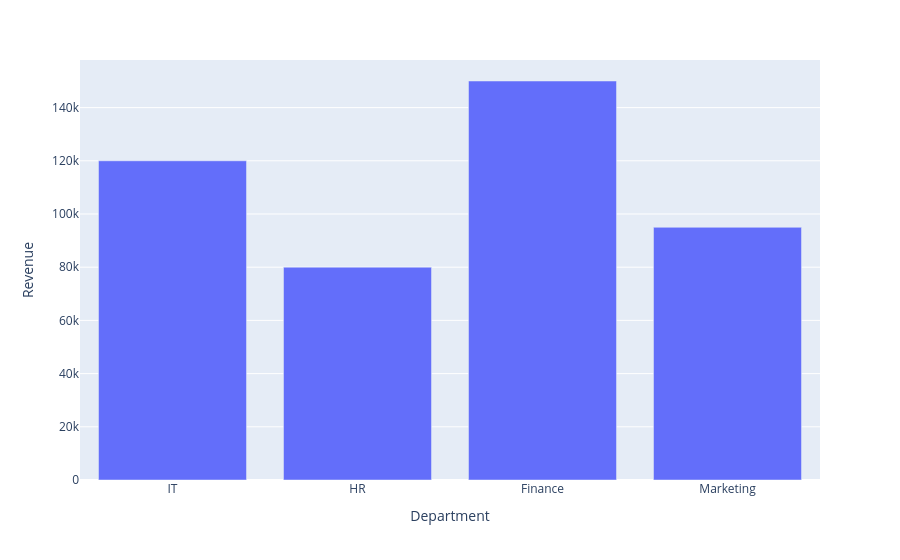

Notebook code for this chart:
### Code cell
df = pd.DataFrame({
    "Department": ["IT", "HR", "Finance", "Marketing"],
    "Revenue": [120000, 80000, 150000, 95000]
})
fig = px.bar(df,x = "Department",y = "Revenue")
fig.show()

### Figure 1 — Plotly figure (JSON) as saved in the notebook; plotly's stock layout.template omitted (floating-point values rounded to 4 significant figures)
{"data": [{"alignmentgroup": "True", "hovertemplate": "Department=%{x}<br>Revenue=%{y}<extra></extra>", "legendgroup": "", "marker": {"color": "#636efa", "pattern": {"shape": ""}}, "name": "", "offsetgroup": "", "orientation": "v", "showlegend": false, "textposition": "auto", "type": "bar", "x": ["IT", "HR", "Finance", "Marketing"], "xaxis": "x", "y": [120000, 80000, 150000, 95000], "yaxis": "y"}], "layout": {"barmode": "relative", "legend": {"tracegroupgap": 0}, "margin": {"t": 60}, "xaxis": {"anchor": "y", "domain": [0, 1], "title": {"text": "Department"}}, "yaxis": {"anchor": "x", "domain": [0, 1], "title": {"text": "Revenue"}}}}
